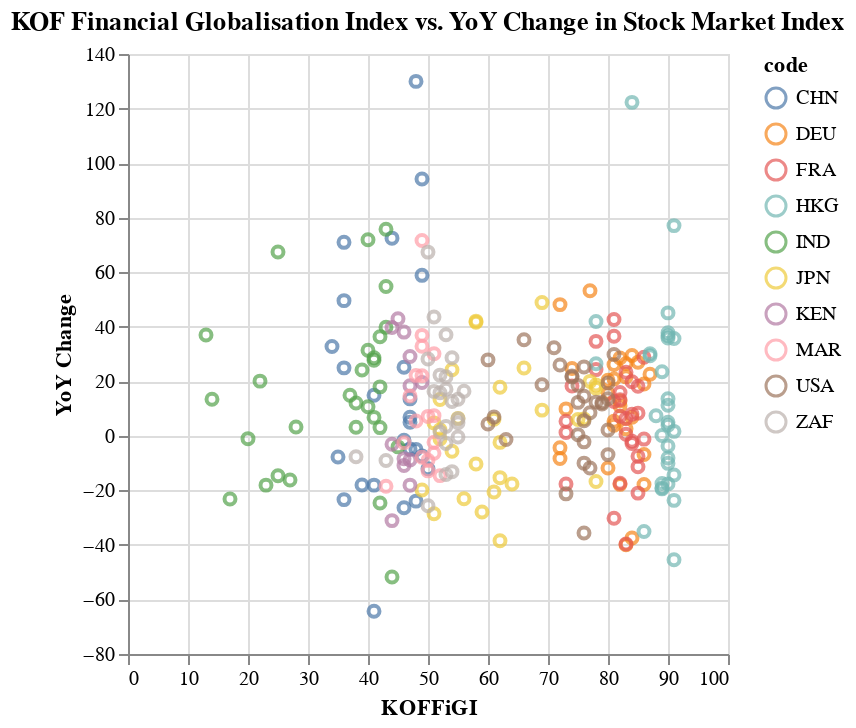

Notebook code cell kept with this figure:
### Code cell
alt.Chart(kof_df).mark_point().encode(
    x=alt.X('KOFFiGI').scale(domain=[0, 100]),
    y='YoY Change:Q',
    color='code:N'
).properties(
    title='KOF Financial Globalisation Index vs. YoY Change in Stock Market Index'
)

### Figure 1 — Vega-Lite specification as saved in the notebook (floating-point values rounded to 4 significant figures; data arrays with more than 128 entries replaced by an {"elided": "..."} marker saying what was removed)
{"config": {"view": {"continuousWidth": 300, "continuousHeight": 300}}, "data": {"name": "data-a163c8049c7bb63de56c0e1bff77c936"}, "mark": {"type": "point"}, "encoding": {"color": {"field": "code", "type": "nominal"}, "x": {"field": "KOFFiGI", "scale": {"domain": [0, 100]}, "type": "quantitative"}, "y": {"field": "YoY Change", "type": "quantitative"}}, "title": "KOF Financial Globalisation Index vs. YoY Change in Stock Market Index", "$schema": "https://vega.github.io/schema/vega-lite/v5.8.0.json", "datasets": {"data-a163c8049c7bb63de56c0e1bff77c936": {"elided": "256 records"}}}
